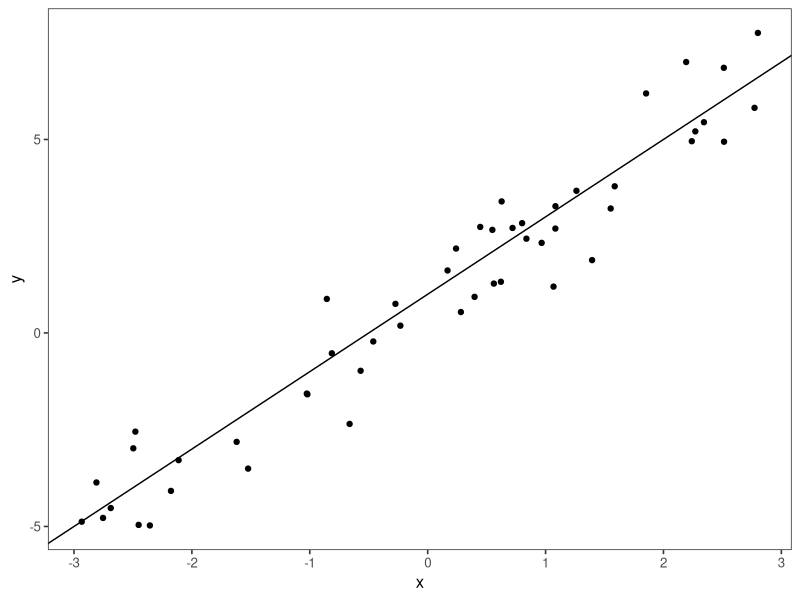
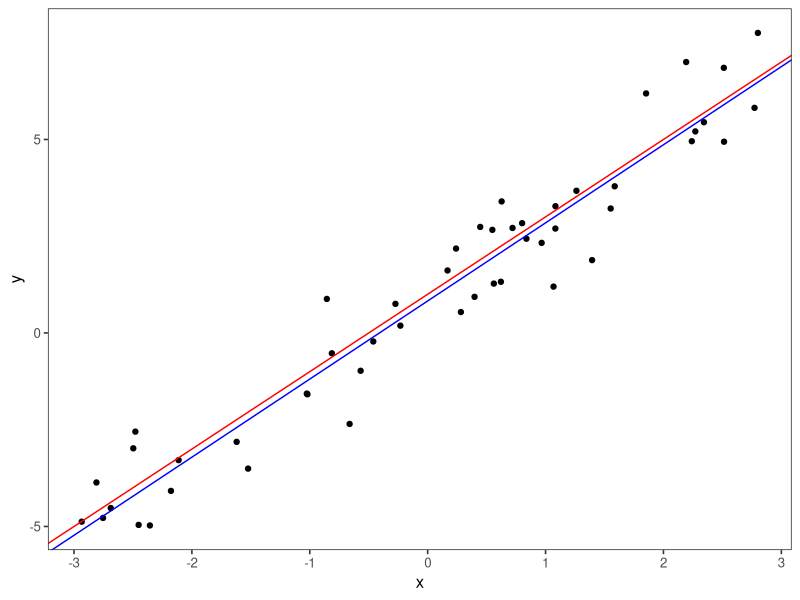
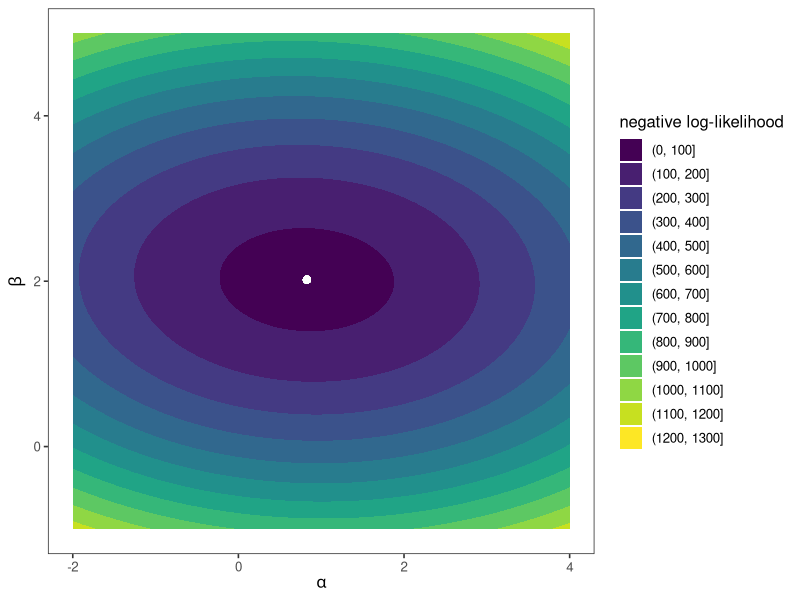
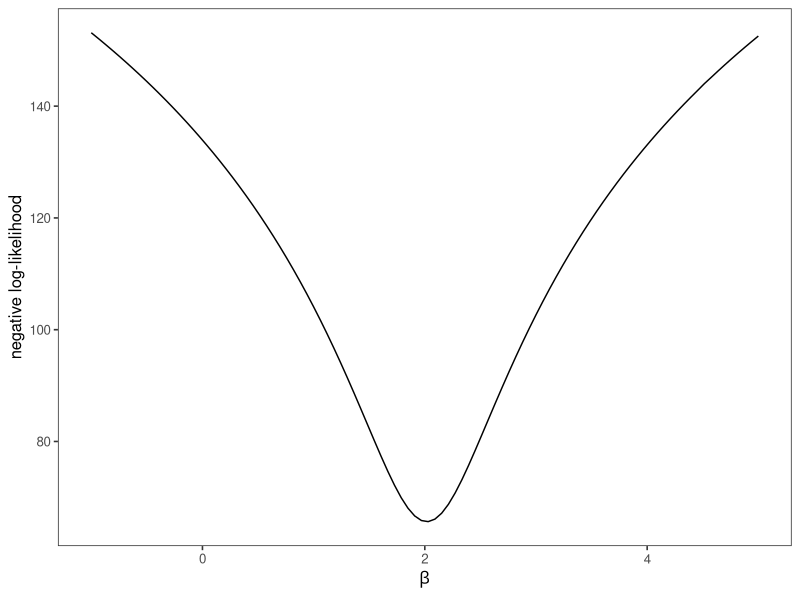
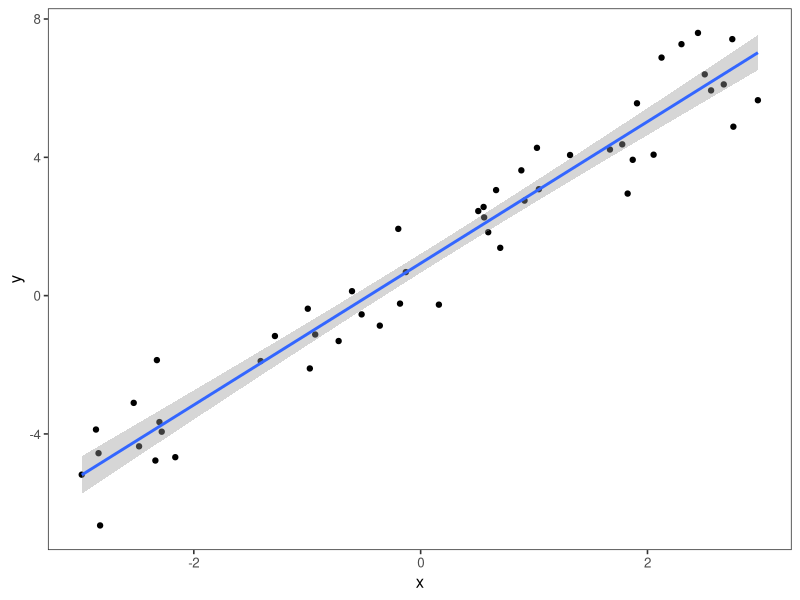

Source code (R) for these figures, in order:
## ---- chunk 1
# Change general options
knitr::opts_chunk$set(echo = TRUE, eval = TRUE, 
                      message = FALSE, warning = FALSE, 
                      cache = FALSE, par = FALSE)

# Set up figure options
knitr::opts_chunk$set(fig.align = 'center', fig.show = 'asis', 
                      fig.width = 4, fig.height = 3)

# Set the web address where R will look for files from this repository
repo_url <- "https://raw.githubusercontent.com/elahi/qk2e/master/data"

# Define the directory where images generated by knit will be saved
# knitr::opts_chunk$set(fig.path = "/images/", 
#                       cache.path = "/cache/")

# Packages
library(tidyverse)
library(knitr)
library(broom)
theme_set(theme_bw(base_size = 12) + theme(panel.grid = element_blank()))

# Set working directory
knitr::opts_knit$set(root.dir = "../")
## ---- chunk 2
a <- 1 ## intercept
b <- 2 ## slope
sigma <- 1 ## error standard deviation
n <- 50 ## sample size
## simulate data
set.seed(13)
sim_data <- data.frame(x = runif(n, min = -3, max = 3))
sim_data$y <- rnorm(n, mean = a + b*sim_data$x, sd = sigma)
## Look at the data structure
head(sim_data)
## ---- chunk 3
#| echo: false
sim_data %>% # start with the data
  ggplot(aes(x, y)) + # tell ggplot which aesthetics to use
  geom_point() + # add points
  geom_abline(intercept = a, slope = b) # show the known regression line
## ---- chunk 4
## negative log-likelihood of y-values given 
## intercept, slope, and error sd
## we pass the parameters as a vector in the order a, b, sigma
lm_nll <- function(par, x, y) {
  a <- par["a"]; b <- par["b"]; sigma <- exp(par["log_sigma"])
  -sum(dnorm(y, mean = a + b*x, sd = sigma, log = TRUE))
}
## ---- chunk 5
fit <- optim(
  par = c(a = 0, b = 0, log_sigma = 1), 
  fn = lm_nll, 
  x = sim_data$x, 
  y = sim_data$y, 
  hessian = TRUE
)
## ---- chunk 6
fit
# Compare with lm
coef(lm(y ~ x, data = sim_data))
## ---- chunk 7
sim_data %>% ggplot(aes(x, y)) + geom_point() + 
  geom_abline(intercept = a, slope = b, 
              color = "red") + # truth
  geom_abline(intercept = fit$par[1], slope = fit$par[2], 
              color = "blue") # fit
## ---- chunk 8
a_seq <- seq(-2, 4, length.out = 100)
b_seq <- seq(-1, 5, length.out = 100)

### data frame containing all combinations of the intercept and slope
par_grid <- expand.grid("a" = a_seq, "b" = b_seq)

### loop over data frame, store negative log likelihood
for (i in 1:nrow(par_grid)) {
  par_grid$loglik[i] <- lm_nll(
    c(a = par_grid$a[i], b = par_grid$b[i], fit$par[3]), 
    x = sim_data$x, 
    y = sim_data$y
  )
}
## ---- chunk 9
#| echo: false
#| fig-height: 4
#| fig-width: 6
par_grid %>% 
  ggplot(aes(a, b, z = loglik)) + 
  geom_contour_filled() + 
  labs(x = expression(alpha), y = expression(beta), fill = "negative log-likelihood") + 
  geom_point(aes(x = fit$par[1], y = fit$par[2]), size = 2, color = "white")
## ---- chunk 10
slope_proflik <- function(pars, b, x, y) {
  a <- pars["a"]; sigma <- exp(pars["log_sigma"]) ## only two pars in this function
  -sum(dnorm(y, mean = a + b*x, sd = sigma, log = TRUE))
}

b_profile <- data.frame(
  b = seq(-1, 5, length.out = 100)  ## values of slope to loop over
)
## ---- chunk 11
## loop over values of the slope, store negative log-likelihood
for (i in 1:nrow(b_profile)) {
  b_fit <- optim(
    par = c(a = 0, log_sigma = log(1)), # initial values for intercept and sd
    fn = slope_proflik,  # objective function
    b = b_profile$b[i], # fixed slope value
    x = sim_data$x,   # x values
    y = sim_data$y   # y values
  )
  b_profile$nll[i] <- b_fit$value
}
## ---- chunk 12
## plot slope profile
b_profile %>% 
  ggplot(aes(b, nll)) + 
  geom_line() + 
  labs(x = expression(beta), y = "negative log-likelihood")
## ---- chunk 13
var_cov <- solve(fit$hessian)
var_cov
## ---- chunk 14
fisher_se <- sqrt(diag(var_cov))
fisher_se
## ---- chunk 15
#| echo: false
kable(tidy(summary(lm(y ~ x, data = sim_data))))
## ---- chunk 16
gamma <- 0.05 ## 95% confidence interval
alpha_CI <- qnorm(c(gamma/2, 1 - gamma/2), mean = fit$par[1], 
                  sd = fisher_se[1])
beta_CI <- qnorm(c(gamma/2, 1 - gamma/2), mean = fit$par[2], 
                 sd = fisher_se[2])
cbind(alpha_CI, beta_CI)
## ---- chunk 17
lm_fit <- function(x, y, SE = "fisher", init = c("a" = 0, "b" = 0, "log_sigma" = 0), n_boot = 1000) {

  if (!(SE %in% c("bootstrap", "fisher"))) stop("SE options are bootstrap or fisher")
  if (length(x) != length(y)) stop("x and y lengths differ")

  ## Maximum-likelihood estimate
  MLE <- optim(
    par = init, # initial values
    fn = lm_nll,  # our negative log-likelihood function
    x = x,   # x values
    y = y,   # y values
    hessian = (SE == "fisher") # only return Hessian if Fisher information used
  )

  ## Standard error using either fisher information or bootstrapping
  if (SE == "fisher") {
    var_cov <- solve(MLE$hessian)
    fit_se <- sqrt(diag(var_cov))
  } else {
    n_obs <- length(x) ## number of observations

    ## initialize an empty matrix to store parameter estimates for each sample
    par_samples <- matrix(nrow = n_boot, ncol = 3)

    ## recalculate MLE for each sample
    for (i in 1:n_boot) {
      samp <- sample(1:n_obs, size = n_obs, replace = TRUE) # sampled observations
      new_x <- x[samp] # subset x to sampled observations
      new_y <- y[samp] # subset y to sampled observations

      sample_fit <- optim(
        par = init, # initial values
        fn = lm_nll, # log likelihood function
        x = new_x, # sampled x-values
        y = new_y # sampled y-values
      )
  
    par_samples[i,] <- sample_fit$par # store sample parameters
  }
  fit_se <- apply(par_samples, MARGIN = 2, FUN = sd) # calculate column SDs
 }

 ## nicely format output
 data.frame(
   coef = c("intercept", "slope"), 
   estimate = MLE$par[1:2], 
   SE = fit_se[1:2]
 )

}
## ---- chunk 18
a <- 1 ## intercept
b <- 2 ## slope
sigma <- 1 ## error standard deviation
n <- 50 ## sample size

## simulate data
sim_data <- tibble(
  x = runif(n, min = -3, max = 3), ## x values
  y = rnorm(n, mean = a + b*x, sd = sigma) ## regression equation
)

## plot data
sim_data %>% ggplot(aes(x, y)) + geom_point() + geom_smooth(method = "lm")

## run regression
lm_fit(sim_data$x, sim_data$y, SE = "fisher")
